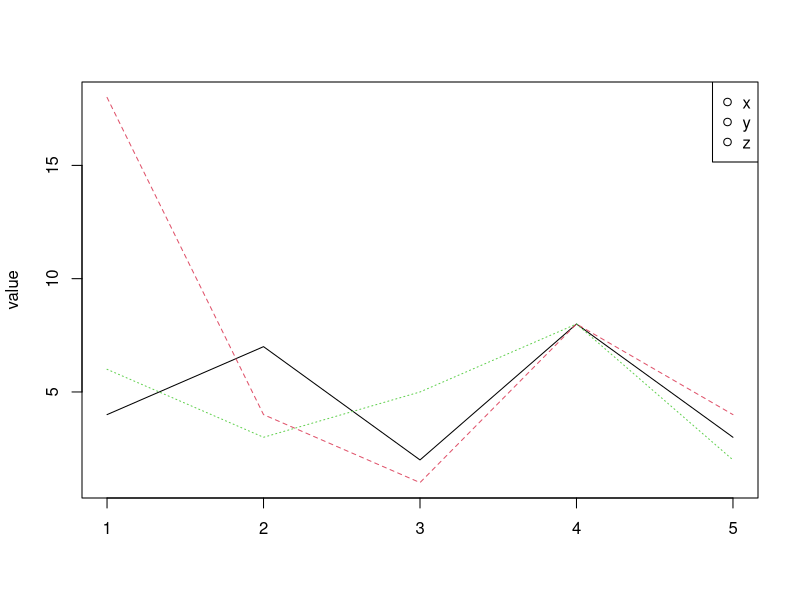

The R script that drew this image:
x<-c(4,7,2,8,3)
y<-c(18,4,1,8,4)
z<-c(6,3,5,8,2)
value<-cbind(x,y,z)
print(value)
matplot(value, type="l")
legend("topright", legend=c("x", "y", "z"), pch=1)

